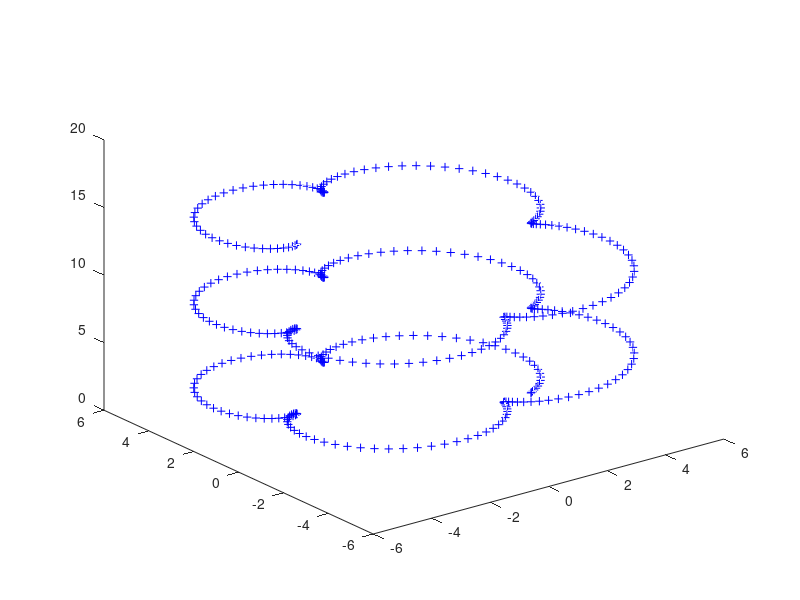

Write MATLAB code to recreate this figure.
t=linspace(0,5*pi,400);

x = 5 .* cos(t) - cos(5.*t);
y = 5 .* sin(t) - sin(5.*t);
z = t;

D = [x; y; z];
dlmwrite('cloud3D.txt',D',"delimiter","  ");

plot3(x,y,z,'+b');
pause

